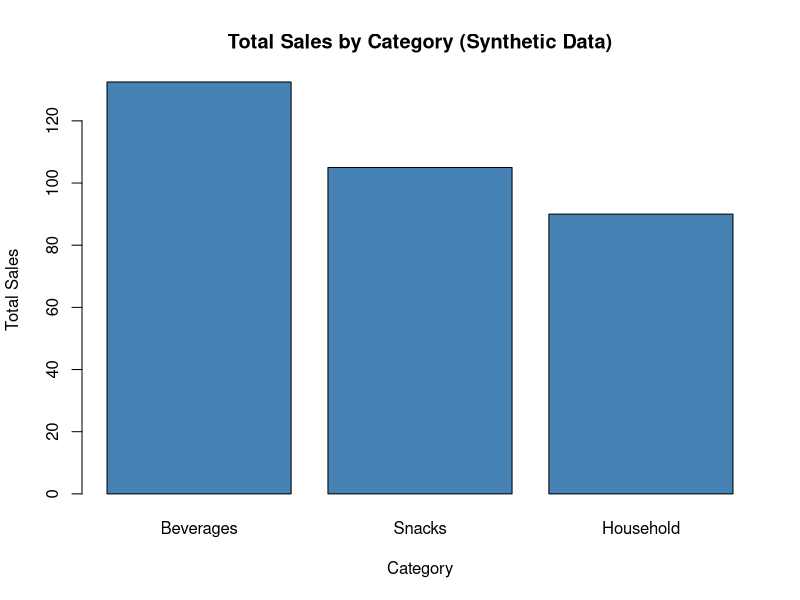

Here is the R script that generated this plot:
# AI Assistance Declaration: I used ChatGPT (GPT-6, October 16, 2026) for planning and documentation suggestions. Prompts are listed in Appendix_AI_Prompts.md. I must run and independently check this script in R before submission. All final calculations are my responsibility.

# Synthetic Sales Summary
# This example uses made-up data only.

sales <- data.frame(
  category = c("Beverages", "Beverages", "Snacks", "Snacks",
               "Household", "Household"),
  item = c("Tea", "Juice", "Chips", "Crackers", "Soap", "Tissues"),
  quantity = c(20, 15, 30, 18, 12, 10),
  unit_price = c(4.00, 3.50, 2.00, 2.50, 5.00, 3.00)
)

# Calculate sales for each row.
sales$total_sales <- sales$quantity * sales$unit_price

# Summarize sales by category.
category_summary <- aggregate(
  total_sales ~ category,
  data = sales,
  FUN = sum
)

# Sort categories from highest to lowest total sales.
category_summary <- category_summary[
  order(category_summary$total_sales, decreasing = TRUE),
]

# Print the results.
print(category_summary)

# Identify the category with the highest total sales.
top_category <- category_summary$category[1]
cat("Category with the highest total sales:", top_category, "\n")

# Create a simple bar chart.
barplot(
  height = category_summary$total_sales,
  names.arg = category_summary$category,
  main = "Total Sales by Category (Synthetic Data)",
  xlab = "Category",
  ylab = "Total Sales",
  col = "steelblue"
)
